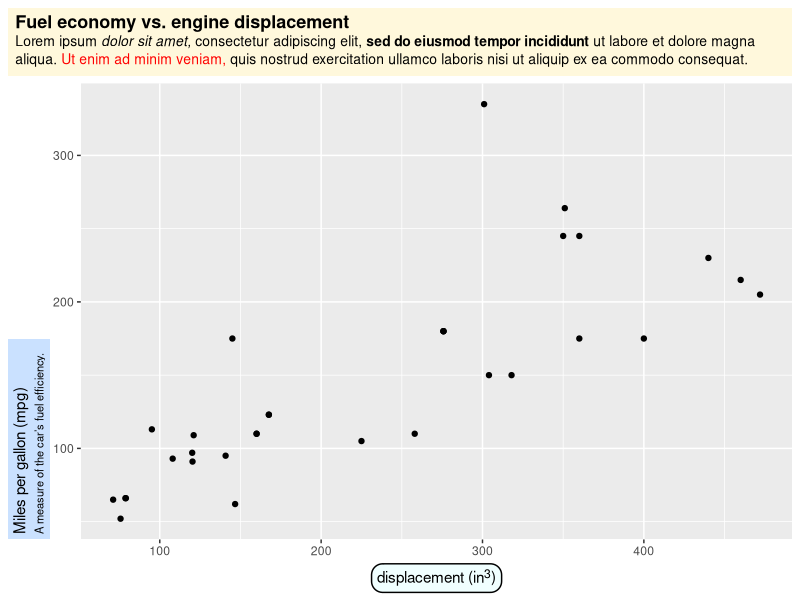
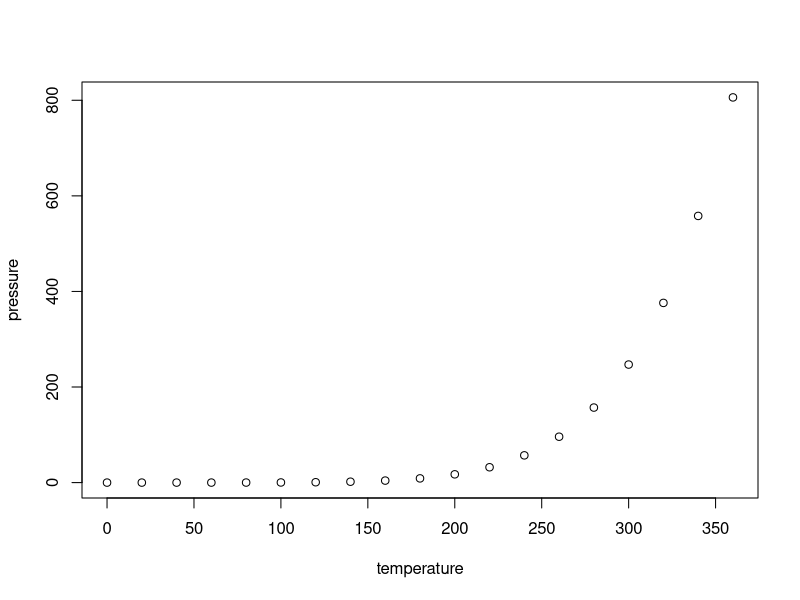

These charts were generated, in order, by the following R code:
## ---- chunk 1
knitr::opts_chunk$set(echo = TRUE)
library(ggtext)
library(tidyverse)
## ---- chunk 2
ggplot(mtcars, aes(disp, hp)) +
  geom_point() +
  labs(
    title = "<b>Fuel economy vs. engine displacement</b><br>
    <span style = 'font-size:10pt'>Lorem ipsum *dolor sit amet,*
    consectetur adipiscing elit, **sed do eiusmod tempor incididunt** ut
    labore et dolore magna aliqua. <span style = 'color:red;'>Ut enim
    ad minim veniam,</span> quis nostrud exercitation ullamco laboris nisi
    ut aliquip ex ea commodo consequat.</span>",
    x = "displacement (in<sup>3</sup>)",
    y = "Miles per gallon (mpg)<br><span style = 'font-size:8pt'>A measure of
    the car's fuel efficiency.</span>"
  )+

  theme(
    plot.title.position = "plot",
    plot.title = element_textbox_simple(
      size = 13,
      lineheight = 1,
      padding = margin(5.5, 5.5, 5.5, 5.5),
      margin = margin(0, 0, 5.5, 0),
      fill = "cornsilk"
    ),
    axis.title.x = element_textbox_simple(
      width = NULL,
      padding = margin(4, 4, 4, 4),
      margin = margin(4, 0, 0, 0),
      linetype = 1,
      r = grid::unit(8, "pt"),
      fill = "azure1"
    ),
    axis.title.y = element_textbox_simple(
      hjust = 0,
      orientation = "left-rotated",
      minwidth = unit(1, "in"),
      maxwidth = unit(2, "in"),
      padding = margin(4, 4, 2, 4),
      margin = margin(0, 0, 2, 0),
      fill = "lightsteelblue1"
    )
  )
## ---- chunk 3
plot(pressure)
